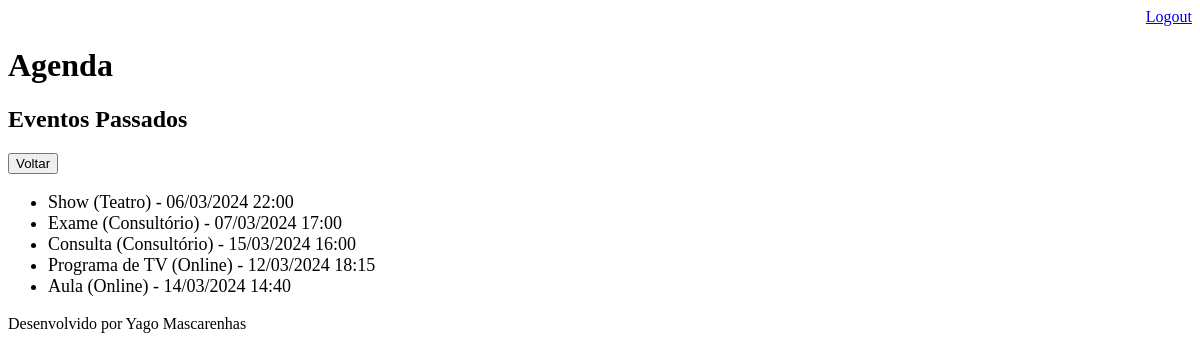
The page /agenda/historico/ (signed in) on the database as committed earlier.
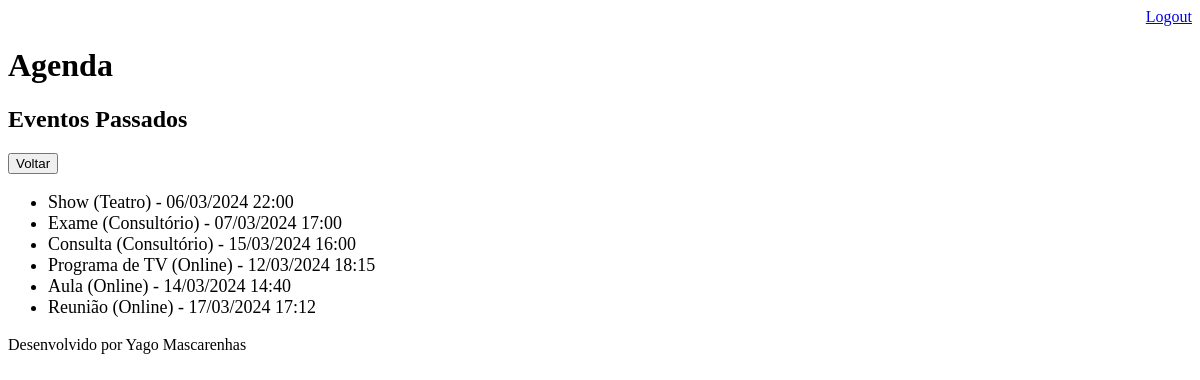
The same page on the database as committed later.
### core/models.py (models this page shows, shortened)
class Evento(models.Model):
    titulo = models.CharField(max_length=100)
    descricao = models.TextField(blank=True, null=True)
    data_evento = models.DateTimeField(verbose_name="Data do Evento")
    data_criacao = models.DateTimeField(verbose_name="Data de Criação", auto_now=True)
    local = models.TextField(blank=True, null=True)
    usuario = models.ForeignKey(User, on_delete=models.CASCADE)
    class Meta:
        db_table = 'evento'
    def get_data_evento(self):
        return self.data_evento.strftime("%d/%m/%Y %H:%M")

### core/views.py (the view)
# urls.py: path("agenda/historico/", views.historico),
@login_required(login_url="/login/")
def historico(request):
    usuario = request.user
    evento = Evento.objects.filter(usuario=usuario, data_evento__lt=datetime.now())
    dados = {"eventos": evento}
    return render(request, "historico.html", dados)

### templates/historico.html
{% extends "model-page.html" %}
{% block content %}
    <h2>Eventos Passados</h2>
    <a href="/">
        <button type="button">Voltar</button>
    </a>
    <ul style="font-size:18px">
        {% for evento in eventos %}
            {% if evento.local is None %}
                <li>
                    {{ evento.titulo }} - {{ evento.get_data_evento }}
                </li>
            {% else %}
                <li>
                    {{ evento.titulo }} ({{ evento.local }}) - {{ evento.get_data_evento }}
                </li>
            {% endif %}
        {% endfor %}
    </ul>
{% endblock %}

Rows that differ between the two databases and show on the page:
added Evento: titulo "Reunião", local "Online", get_data_evento "17/03/2024 17:12"
